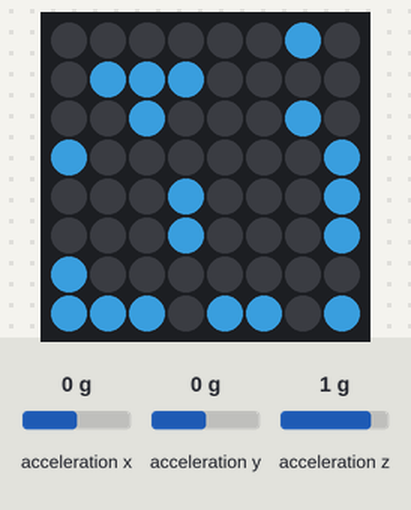
Bench run of a program on a simulated Raspberry Pi (BCM pin numbers) with a Sense HAT. On the bench: the Sense HAT's 8×8 RGB LED matrix. The test bench sets the inputs (shaded band); at power-on: acceleration x 0 g, acceleration y 0 g, acceleration z 1 g. Dim RGB values are drawn brighter than linear; random numbers come from a fixed seed; the 64×8 strip is a reading aid, not a part: it shows the text the matrix is scrolling, unrolled, one strip-width of it at a time; what the program prints to the terminal is not drawn.

Above: at 1.8 s.
At 4.9 s:
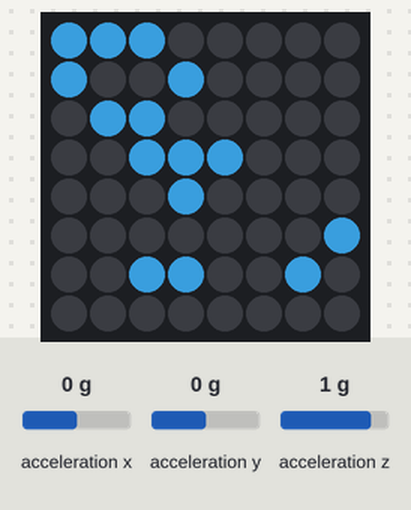
At 5.5 s:
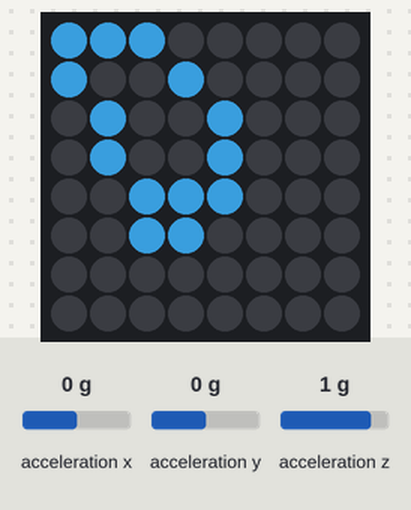
At 7.3 s:
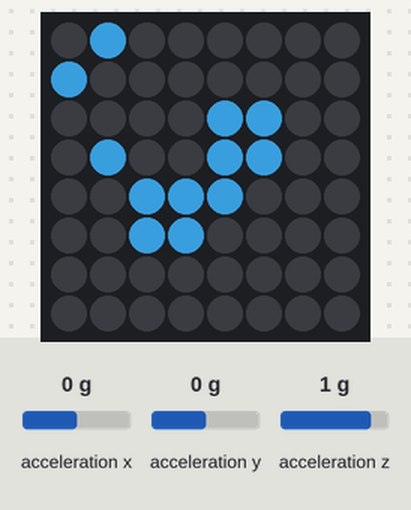
At 9.8 s:
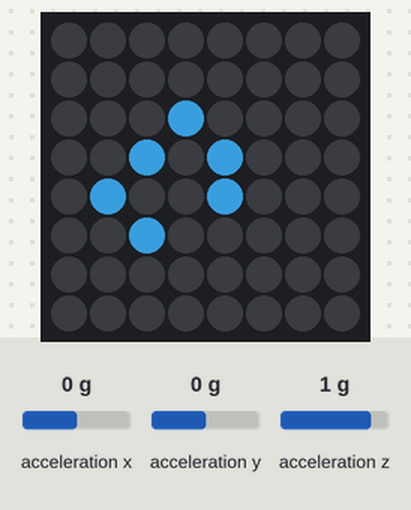
At 12.9 s:
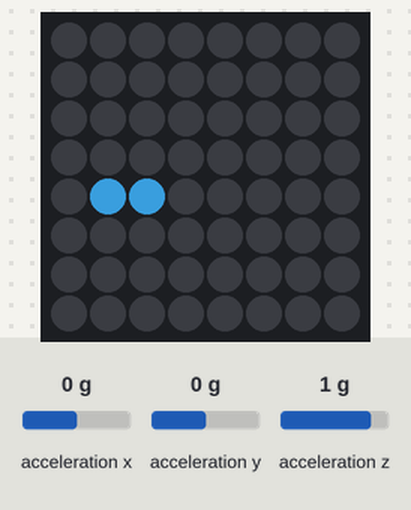

Measured:
- what the display in image 0 shows lasts 0.7 s, from 1.7 s to 2.4 s

The program:

lifecycle.py
```python
#!/usr/bin/python
print("life_cycles.py ver 1.1")

"""
Original program Conway.py modified by
Claude Pageau    pageauc@gmail.com
01-Dec-2016
Added shake to restart new Life Cycle

"""

from itertools import product
from random import choice, randint
from time import sleep
from sense_hat import SenseHat
import sys
import enterMod

sense = SenseHat()
accel_thresh = 0.4
sense.low_light = True
sense.set_rotation(180)

#-----------------------------------------------------------------------------------------------
class GameOfLife(object):
    def __init__(self, width, height, gl_color):
        self.size = (width, height)
        self.gl_color = gl_color
        self.random_world()

    def __str__(self):
        width, height = self.size
        return '\n'.join(
            ' '.join(
                self.draw_cell(x, y) for x in range(width)
            )
            for y in range(height)
        )

    def __iter__(self):
        return self

    def __next__(self):
        self.evolve_world()
        return self

    next = __next__

    def evolve_cell(self, cell):
        alive = cell in self.live_cells
        neighbours = self.count_neighbours(cell)
        return neighbours == 3 or (alive and neighbours == 2)

    def count_neighbours(self, cell):
        x, y = cell
        deltas = set(product([-1, 0, 1], repeat=2)) - set([(0, 0)])
        neighbours = ((x + dx, y + dy) for (dx, dy) in deltas)
        return sum(neighbour in self.live_cells for neighbour in neighbours)

    def evolve_world(self):
        width, height = self.size
        world = product(range(width), range(height))
        self.live_cells = {cell for cell in world if self.evolve_cell(cell)}

    def random_world(self):
        width, height = self.size
        world = product(range(width), range(height))
        self.live_cells = {cell for cell in world if choice([0, 1])}

    def draw_cell(self, x, y):
        cell = (x, y)
        return 'O' if cell in self.live_cells else ' '

    def get_cell_color(self, x, y):
        cell = (x, y)
        #red = (255, 0, 0)
        black = (0, 0, 0)
        return self.gl_color if cell in self.live_cells else black

    def update(self):
        width, height = self.size
        for x in range(width):
            for y in range(height):
                color = self.get_cell_color(x, y)
                sense.set_pixel(x, y, color)

#-----------------------------------------------------------------------------------------------
def detect_shake(thresh):
    restart = False
    x, y, z = sense.get_accelerometer_raw().values()
    x1 = abs(x)
    y1 = abs(y)
    z1 = abs(z)
    sleep(0.1)
    x, y, z = sense.get_accelerometer_raw().values()
    dx = abs(abs(x1) - abs(x))
    dy = abs(abs(y1) - abs(y))
    dz = abs(abs(z1) - abs(z))
    if dx > thresh or dy > thresh or dz > thresh:
        restart = True
    return  restart

#-----------------------------------------------------------------------------------------------
def main():
    print("Shake Pi to Restart Life Cycle")
    print("    or ctrl-c to Quit")
    #sense.show_message("Shake Restarts")
    life_cycles = 1
    while (True):
        gl_color = (randint (1,255), randint (1,255), randint(1,255))
        msg = str(life_cycles)
        sense.show_message(msg)
        game = GameOfLife(8, 8, gl_color)
        for i in game:
            sleep(0.5)
            game.update()
            if detect_shake(accel_thresh):
                life_cycles += 1
                break
	    c=enterMod.getKey()
	    if c==1:
	        sense.clear(0,0,0)
	        sys.exit()

if __name__ == '__main__':
    try:
        main()
    except Exception as inst:
        print(type(inst))
        print (inst.args)
        print(inst)
        print("Unexpected error:", sys.exc_info()[0])

        print("Thanks for the Life Cycles")
        print("Bye")
        sense.show_message("Thanks for the Life Cycles .. Bye")
        sense.clear()
```

enterMod.py
```python
#!/usr/bin/python
import sys

from evdev import InputDevice, list_devices, ecodes
from select import select

found = False;
devices = [InputDevice(fn) for fn in list_devices()]
for dev in devices:
    if dev.name == 'Raspberry Pi Sense HAT Joystick':
        found = True;
        break

if not(found):
    print('Raspberry Pi Sense HAT Joystick not found. Aborting ...')
    sys.exit()

def getKey():
    ry,w,x = select([dev.fd], [], [], 0)

    # if there is something to be read from dev
    if ry:
       for event in dev.read():
         if event.type == ecodes.EV_KEY:
            if event.value == 1:  # key down
                if event.code == ecodes.KEY_ENTER:
                    print "Touche enter"
                    return 1
	        elif event.code == ecodes.KEY_DOWN:
		    return 2
                elif event.code == ecodes.KEY_UP:
                    return 3
                elif event.code == ecodes.KEY_LEFT:
                    return 4
                elif event.code == ecodes.KEY_RIGHT:
                    return 5
    return 0
```
